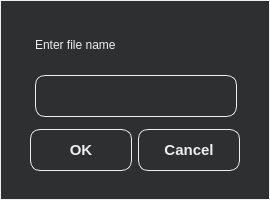
<?xml version="1.0" encoding="UTF-8"?>
<ui version="4.0">
 <class>NameFile</class>
 <widget class="QDialog" name="NameFile">
  <property name="windowModality">
   <enum>Qt::NonModal</enum>
  </property>
  <property name="geometry">
   <rect>
    <x>0</x>
    <y>0</y>
    <width>270</width>
    <height>200</height>
   </rect>
  </property>
  <property name="windowTitle">
   <string notr="true"/>
  </property>
  <property name="styleSheet">
   <string notr="true">QWidget {
	background-color: rgb(46, 47, 48);
	color: #eee;
	border: 1px solid #eee;
}

QLabel {
	min-width:200px;
	max-width:200px;
	min-height:40px;
	max-height:40px;
	border: none;
	border-radius: 10px;
	qproperty-alignment: AlignCenter;	
	font: 20pt &quot;Calibri&quot;;
}

QLineEdit {
	border: 1px solid #eee;
	min-width:200px;
	max-width:200px;
	min-height:40px;
	max-height:40px;
	border-radius: 10px;
	qproperty-alignment: AlignCenter;	
	font: 15px;
	font-weight:bold;
}

QPushButton {
	border: 1px solid #eee;
	min-width:100px;
	max-width:100px;
	min-height:35px;
	max-height:40px;
	border-radius: 10px;
	qproperty-alignment: AlignCenter;	
	font: 15px;
	font-weight:bold;
	
}

QPushButton:pressed {
	background-color: rgb(46, 47, 48);
	color: #eee;
}

QPushButton:hover {
	background-color: rgb(238, 238, 238);
	color: rgb(46, 47, 48);
}</string>
  </property>
  <widget class="QDialogButtonBox" name="buttonBox">
   <property name="geometry">
    <rect>
     <x>10</x>
     <y>125</y>
     <width>250</width>
     <height>50</height>
    </rect>
   </property>
   <property name="styleSheet">
    <string notr="true"/>
   </property>
   <property name="orientation">
    <enum>Qt::Horizontal</enum>
   </property>
   <property name="standardButtons">
    <set>QDialogButtonBox::Cancel|QDialogButtonBox::Ok</set>
   </property>
   <property name="centerButtons">
    <bool>true</bool>
   </property>
  </widget>
  <widget class="QLineEdit" name="lineEdit">
   <property name="geometry">
    <rect>
     <x>35</x>
     <y>75</y>
     <width>202</width>
     <height>42</height>
    </rect>
   </property>
   <property name="text">
    <string/>
   </property>
  </widget>
  <widget class="QLabel" name="label">
   <property name="geometry">
    <rect>
     <x>35</x>
     <y>25</y>
     <width>200</width>
     <height>40</height>
    </rect>
   </property>
   <property name="text">
    <string>Enter file name</string>
   </property>
  </widget>
 </widget>
 <resources/>
 <connections>
  <connection>
   <sender>buttonBox</sender>
   <signal>accepted()</signal>
   <receiver>NameFile</receiver>
   <slot>accept()</slot>
   <hints>
    <hint type="sourcelabel">
     <x>248</x>
     <y>254</y>
    </hint>
    <hint type="destinationlabel">
     <x>157</x>
     <y>274</y>
    </hint>
   </hints>
  </connection>
  <connection>
   <sender>buttonBox</sender>
   <signal>rejected()</signal>
   <receiver>NameFile</receiver>
   <slot>reject()</slot>
   <hints>
    <hint type="sourcelabel">
     <x>316</x>
     <y>260</y>
    </hint>
    <hint type="destinationlabel">
     <x>286</x>
     <y>274</y>
    </hint>
   </hints>
  </connection>
 </connections>
</ui>
